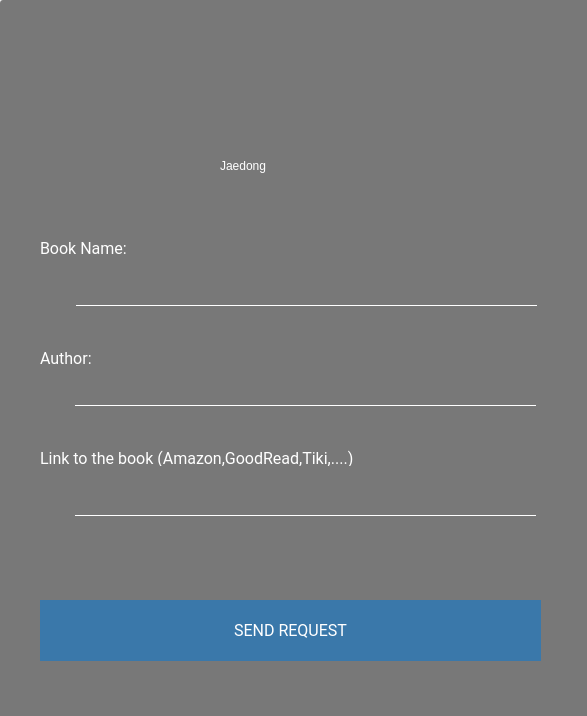
<?xml version="1.0" encoding="UTF-8"?>
<ui version="4.0">
 <class>RequestBook</class>
 <widget class="QDialog" name="RequestBook">
  <property name="geometry">
   <rect>
    <x>0</x>
    <y>0</y>
    <width>587</width>
    <height>716</height>
   </rect>
  </property>
  <property name="windowTitle">
   <string>Dialog</string>
  </property>
  <property name="styleSheet">
   <string notr="true"/>
  </property>
  <widget class="QFrame" name="frame">
   <property name="geometry">
    <rect>
     <x>0</x>
     <y>0</y>
     <width>591</width>
     <height>731</height>
    </rect>
   </property>
   <property name="styleSheet">
    <string notr="true">QFrame{background-color: rgba(0, 0, 0, 0.5);
border-radius: 3px;}
#change{
border:0px;
border-radius:5px;
background-color:rgb(94, 193, 130);
font-family:Roboto;
color:white;
font-size:16px;
	
color: #333;
border: 2px solid #555;
border-radius: 11px;
padding: 5px;
background: qradialgradient(cx: 0.3, cy: -0.4,
fx: 0.3, fy: -0.4,
radius: 1.35, stop: 0 #fff, stop: 1 #888);
min-width: 80px;
background-color: rgba(255,255,255, .5);
background-color:rgb(58, 120, 170);
}

#change:hover {
color:black;
background: rgb(58, 86, 132)


}

#change:pressed {
background: qradialgradient(cx: 0.4, cy: -0.1,
fx: 0.4, fy: -0.1,
radius: 1.35, stop: 0 #fff, stop: 1 #ddd);
}</string>
   </property>
   <property name="frameShape">
    <enum>QFrame::StyledPanel</enum>
   </property>
   <property name="frameShadow">
    <enum>QFrame::Raised</enum>
   </property>
   <widget class="QLabel" name="label_4">
    <property name="geometry">
     <rect>
      <x>40</x>
      <y>240</y>
      <width>141</width>
      <height>16</height>
     </rect>
    </property>
    <property name="styleSheet">
     <string notr="true">font-size: 16px;
font-family:Roboto;
background-color: transparent;
color:white</string>
    </property>
    <property name="text">
     <string>Book Name:</string>
    </property>
   </widget>
   <widget class="QLabel" name="label_5">
    <property name="geometry">
     <rect>
      <x>40</x>
      <y>350</y>
      <width>121</width>
      <height>16</height>
     </rect>
    </property>
    <property name="styleSheet">
     <string notr="true">font-size: 16px;
font-family:Roboto;
background-color: transparent;
color:white;</string>
    </property>
    <property name="text">
     <string>Author:</string>
    </property>
   </widget>
   <widget class="QFrame" name="frame_3">
    <property name="geometry">
     <rect>
      <x>0</x>
      <y>0</y>
      <width>591</width>
      <height>201</height>
     </rect>
    </property>
    <property name="styleSheet">
     <string notr="true">background: qradialgradient(cx: 0.3, cy: -0.4,
fx: 0.3, fy: -0.4,
radius: 1.35, stop: 0 #494949, stop: 1 #ffffff);
background-color: transparent;</string>
    </property>
    <property name="frameShape">
     <enum>QFrame::StyledPanel</enum>
    </property>
    <property name="frameShadow">
     <enum>QFrame::Raised</enum>
    </property>
    <widget class="QLabel" name="username">
     <property name="geometry">
      <rect>
       <x>220</x>
       <y>150</y>
       <width>151</width>
       <height>31</height>
      </rect>
     </property>
     <property name="styleSheet">
      <string notr="true">color:white;
font: 25 20px  &quot;Ubuntu Light&quot;;
text-decoration: bold;
background-color: transparent;
text-align:center;</string>
     </property>
     <property name="text">
      <string>Jaedong</string>
     </property>
    </widget>
    <widget class="QLabel" name="label_6">
     <property name="geometry">
      <rect>
       <x>240</x>
       <y>30</y>
       <width>111</width>
       <height>111</height>
      </rect>
     </property>
     <property name="styleSheet">
      <string notr="true">background-color: transparent;</string>
     </property>
     <property name="text">
      <string/>
     </property>
     <property name="pixmap">
      <pixmap resource="LIBPRO.qrc">:/barIcon/Resources/icon/user (1).png</pixmap>
     </property>
     <property name="scaledContents">
      <bool>true</bool>
     </property>
    </widget>
   </widget>
   <widget class="QPushButton" name="btn1">
    <property name="geometry">
     <rect>
      <x>30</x>
      <y>270</y>
      <width>41</width>
      <height>41</height>
     </rect>
    </property>
    <property name="styleSheet">
     <string notr="true">background-color: rgb(219, 219, 219);
background-color:transparent;
border-radius: 2px;</string>
    </property>
    <property name="text">
     <string/>
    </property>
    <property name="icon">
     <iconset resource="LIBPRO.qrc">
      <normaloff>:/icon/Resources/icon/open-book.png</normaloff>:/icon/Resources/icon/open-book.png</iconset>
    </property>
    <property name="iconSize">
     <size>
      <width>20</width>
      <height>35</height>
     </size>
    </property>
   </widget>
   <widget class="QLabel" name="label_7">
    <property name="geometry">
     <rect>
      <x>40</x>
      <y>450</y>
      <width>401</width>
      <height>16</height>
     </rect>
    </property>
    <property name="styleSheet">
     <string notr="true">font-size: 16px;
font-family:Roboto;
background-color: transparent;

color:rgb(55,55,55);
color:white;</string>
    </property>
    <property name="text">
     <string>Link to the book (Amazon,GoodRead,Tiki,....)</string>
    </property>
   </widget>
   <widget class="QPushButton" name="change">
    <property name="geometry">
     <rect>
      <x>40</x>
      <y>600</y>
      <width>501</width>
      <height>61</height>
     </rect>
    </property>
    <property name="styleSheet">
     <string notr="true">border:0px;
border-radius:0px;

color:white;
font-family:Roboto</string>
    </property>
    <property name="text">
     <string>SEND REQUEST</string>
    </property>
   </widget>
   <widget class="QLineEdit" name="oldPassword">
    <property name="geometry">
     <rect>
      <x>71</x>
      <y>260</y>
      <width>471</width>
      <height>51</height>
     </rect>
    </property>
    <property name="styleSheet">
     <string notr="true">border-top: 0px solid rgb(250, 250, 250);
border-left: 0px solid rgb(250, 250, 250);
border-right: 0px solid rgb(250, 250, 250);
border-bottom: 1px solid white;
border-radius:0px;
margin:5px;
background-color: transparent;
font-family:Roboto;
font-size:16px;
color:white;</string>
    </property>
    <property name="text">
     <string/>
    </property>
    <property name="echoMode">
     <enum>QLineEdit::Normal</enum>
    </property>
   </widget>
   <widget class="QPushButton" name="btn2">
    <property name="geometry">
     <rect>
      <x>20</x>
      <y>480</y>
      <width>61</width>
      <height>41</height>
     </rect>
    </property>
    <property name="styleSheet">
     <string notr="true">background-color: rgb(219, 219, 219);
background-color:transparent;
border-radius: 2px;</string>
    </property>
    <property name="text">
     <string/>
    </property>
    <property name="icon">
     <iconset resource="LIBPRO.qrc">
      <normaloff>:/icon/Resources/icon/house.png</normaloff>:/icon/Resources/icon/house.png</iconset>
    </property>
    <property name="iconSize">
     <size>
      <width>20</width>
      <height>35</height>
     </size>
    </property>
   </widget>
   <widget class="QLineEdit" name="newPassword">
    <property name="geometry">
     <rect>
      <x>70</x>
      <y>360</y>
      <width>471</width>
      <height>51</height>
     </rect>
    </property>
    <property name="styleSheet">
     <string notr="true">border-top: 0px solid rgb(250, 250, 250);
border-left: 0px solid rgb(250, 250, 250);
border-right: 0px solid rgb(250, 250, 250);
border-bottom: 1px solid white;
border-radius:0px;
margin:5px;
background-color: transparent;
font-family:Ubuntu Light;
font-size:16px;
color:white;</string>
    </property>
    <property name="text">
     <string/>
    </property>
    <property name="echoMode">
     <enum>QLineEdit::Normal</enum>
    </property>
   </widget>
   <widget class="QPushButton" name="btn3">
    <property name="geometry">
     <rect>
      <x>30</x>
      <y>370</y>
      <width>31</width>
      <height>41</height>
     </rect>
    </property>
    <property name="styleSheet">
     <string notr="true">background-color: rgb(219, 219, 219);
background-color:transparent;
border-radius: 2px;</string>
    </property>
    <property name="text">
     <string/>
    </property>
    <property name="icon">
     <iconset resource="LIBPRO.qrc">
      <normaloff>:/icon/Resources/icon/quill.png</normaloff>:/icon/Resources/icon/quill.png</iconset>
    </property>
    <property name="iconSize">
     <size>
      <width>20</width>
      <height>35</height>
     </size>
    </property>
   </widget>
   <widget class="QLineEdit" name="confirm">
    <property name="geometry">
     <rect>
      <x>70</x>
      <y>470</y>
      <width>471</width>
      <height>51</height>
     </rect>
    </property>
    <property name="styleSheet">
     <string notr="true">border-top: 0px solid rgb(250, 250, 250);
border-left: 0px solid rgb(250, 250, 250);
border-right: 0px solid rgb(250, 250, 250);
border-bottom: 1px solid white;
border-radius:0px;
margin:5px;
background-color: transparent;
font-family:Comic Sans;
font-size:16px;
color:white;</string>
    </property>
    <property name="text">
     <string/>
    </property>
    <property name="echoMode">
     <enum>QLineEdit::Normal</enum>
    </property>
   </widget>
  </widget>
  <zorder>frame_3</zorder>
  <zorder>frame</zorder>
 </widget>
 <resources>
  <include location="LIBPRO.qrc"/>
 </resources>
 <connections/>
</ui>
